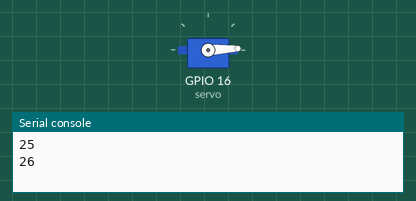
Bench run of a program on a simulated ESP32 board running MicroPython. Shown: servo, the last lines printed to the serial console. Servo angles are drawn from the pulse width (0.5 ms = 0°, 2.5 ms = 180°).

Above: at 0.05 s.
At 0.5 s:
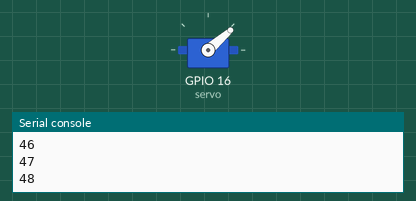
At 1.0 s:
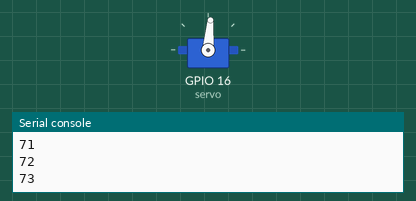
At 2.0 s:
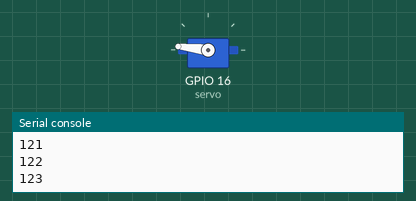
Timing chart, 0 to 4.6 s (numbered marks = the images above):
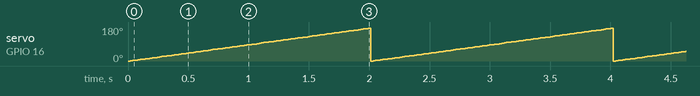

Measured:
- by itself, servo on GPIO 16 (servo): ramps from 0° to 173° and jumps back, once every 2.0 s

The program:

sweep.py
```python
import machine
import time , os
#p16 = machine.Pin(16)
#pwm16 = machine.PWM(p16)
a = 25
servo = machine.PWM(machine.Pin(16), freq=50)
while True:
	for i in range(25,125):
		servo.duty(i)
		time.sleep(0.02)
		print(i)
```
